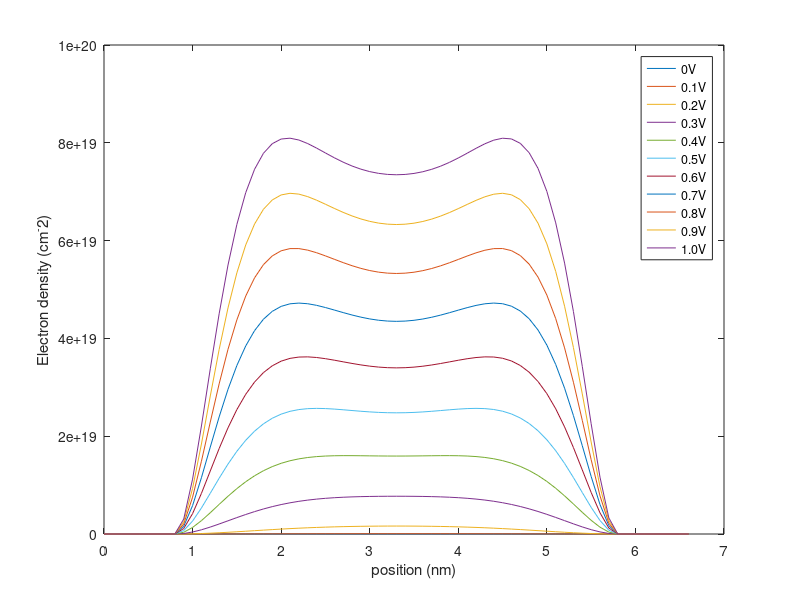

The MATLAB source for this figure:
clear;
q = 1.602192e-19; 
eps0 = 8.854187e-12; 
Delta_z = 0.1e-9;
m0 = 9.109383e-31 ;
N = 67; 
T=300.0;
hbar = 1.054571e-34;
k = 1.380662e-23;
ni = 1.075e16;
eps_si = 11.7; % Silicon relative permittivity
eps_ox = 3.9; % Silicon dioxide relative permittivity
Nacc = 1e24; % 1e18/cm^3, we can change it to 1e23,24,25 
Lx=100e-9;
Ly=100e-9;
interface1 = 9;
interface2 = 59;
Applied_Voltage = 0:0.1:1;
coef = Delta_z*Delta_z*q/eps0;
thermal = k*T/q;
phi=zeros(N,11);
phi(:,1) = 0.33374;
electron_S = zeros(N,11);
Ndensity=zeros(N,11);
res= zeros(N,1);
electron_P = zeros(N,11);
    for newton = 1:30
        res = zeros(N,1);
        Jaco = sparse(N,N);
        res(1,1) = phi(1,1) - 0.33374;
        res(N,1) = phi(N,1) - 0.33374;
        Jaco(1,1) = 1;
        Jaco(N,N) = 1;
     
        for i = 2:66
            if      (i< interface1 || i> interface2)
                res(i,1) = eps_ox*phi(i+1,1)-2*eps_ox*phi(i,1)+eps_ox*phi(i-1,1)-coef*(Nacc+ni*exp(phi(i,1)/thermal));
                Jaco(i,i-1) = eps_ox; 
                Jaco(i,i) = -2*eps_ox-coef*ni*exp(phi(i,1)/thermal)/thermal; 
                Jaco (i,i+1) = eps_ox;
            elseif  (i == interface1)
                res(i,1) = eps_si*phi(i+1,1)-(eps_si+eps_ox)*phi(i,1)+eps_ox*phi(i-1,1)-coef*(Nacc+ni*exp(phi(i,1)/thermal))*0.5;
                Jaco(i,i-1) = eps_ox; 
                Jaco(i,i) = -(eps_si+eps_ox)-coef*ni*exp(phi(i,1)/thermal)/thermal*0.5; 
                Jaco(i,i+1) = eps_si;
            elseif  (i == interface2)
                res(i,1) = eps_ox*phi(i+1,1)-(eps_ox+eps_si)*phi(i,1)+eps_si*phi(i-1,1)-coef*(Nacc+ni*exp(phi(i,1)/thermal))*0.5;
                Jaco(i,i-1) = eps_si; 
                Jaco(i,i) = -(eps_ox+eps_si)-coef*ni*exp(phi(i,1)/thermal)/thermal*0.5; 
                Jaco(i,i+1) = eps_ox;
            else
                res(i,1) = eps_si*phi(i+1,1)-2*eps_si*phi(i,1)+eps_si*phi(i-1,1)-coef*(Nacc+ni*exp(phi(i,1)/thermal));
                Jaco(i,i-1) = eps_si; 
                Jaco(i,i) = -2*eps_si-coef*ni*exp(phi(i,1)/thermal)/thermal; 
                Jaco(i,i+1) = eps_si;
            end
        end
        
        update = Jaco\(-res);
        phi(:,1) = phi(:,1) + update;

    
z=0.1*[0:(N-1)];
for j=1:11
     if j>1
        phi(:,j) = phi(:,j-1);
     end
    V(:,j) = - q*phi(:,j)+q*0.56 ;
    electron_S(:,j) = 0;
for valley=1:3
    if valley==1
        mxx=0.91*m0; myy=0.19*m0;  mzz=0.19*m0; 
    elseif valley==2
        mxx=0.19*m0; myy=0.91*m0;  mzz=0.19*m0;
    else
        mxx=0.19*m0; myy=0.19*m0;  mzz=0.91*m0;
    end

        
    H= zeros(49,49);
    H(1,1)=-2-2*mzz/(hbar)^2*Delta_z^2*V(interface1+1,1); H(1,2)=1;
    H(49,49)=-2; H(49,48)=1;
    for i=2:48
        H(i,i-1)=1;
        H(i,i)=-2-2*mzz/(hbar)^2*Delta_z^2*V(interface1+1,j);
        H(i,i+1)=1;
    end
    
    [Eigenvectors,Eigenvalues] = eig(H);
    [S_Ez,S_Index]= sort(diag(Eigenvalues)/(-2*mzz*Delta_z^2)*hbar^2);
    Eigenvector_S=Eigenvectors(:,S_Index);
    normalize=zeros(49,49);
    for n=1:49
        Wavefunc=Eigenvector_S(:,n).^2;
        Normal=sum(Wavefunc*Delta_z);
        Wavefunc=Wavefunc/Normal;
        subbandNumber = 2*2*Lx*Ly/(2*pi)*sqrt(mxx*myy)/(hbar^2)*(k*T)*log(1+exp(-S_Ez(n,1)/(k*T)));
        electron_S(interface1+1:interface2-1,j) = electron_S(interface1+1:interface2-1,j) + 1/(Lx*Ly)*subbandNumber*Wavefunc;
    end
    end
        
   
    for newtons = 1:30
        res = zeros(N,1);
        Jaco = sparse(N,N);
        res(1,1) = phi(1,j) - 0.33374-0.1*(j-1);
        res(N,1) = phi(N,j) - 0.33374-0.1*(j-1);
        Jaco(1,1) = 1;
        Jaco(N,N) = 1;
        for i = 2:66
            if      (i< interface1 || i> interface2)
                res(i,1) = eps_ox*phi(i+1,j)-2*eps_ox*phi(i,j)+eps_ox*phi(i-1,j)-coef*(Nacc+electron_S(i,j));
                Jaco(i,i-1) = eps_ox; 
                Jaco(i,i) = -2*eps_ox-coef*electron_S(i,j)/thermal; 
                Jaco(i,i+1) = eps_ox;
            elseif  (i == interface1)
                res(i,1) = eps_si*phi(i+1,j)-(eps_si+eps_ox)*phi(i,j)+eps_ox*phi(i-1,j)-coef*Nacc*0.5;
                Jaco(i,i-1) = eps_ox; 
                Jaco(i,i) = -(eps_si+eps_ox); 
                Jaco(i,i+1) = eps_si;
            elseif  (i == interface2)
                res(i,1) = eps_ox*phi(i+1,j)-(eps_ox+eps_si)*phi(i,j)+eps_si*phi(i-1,j)-coef*Nacc*0.5;
                Jaco(i,i-1) = eps_si; 
                Jaco(i,i) = -(eps_ox+eps_si); 
                Jaco(i,i+1) = eps_ox;
            else
                res(i,1) = eps_si*phi(i+1,j)-2*eps_si*phi(i,j)+eps_si*phi(i-1,j)-coef*(Nacc+electron_S(i,j));
                Jaco(i,i-1) = eps_si; 
                Jaco(i,i) = -2*eps_si-coef*electron_S(i,j)/thermal; 
                Jaco(i,i+1) = eps_si;
            end
        end

        update = Jaco\(-res);
        phi(:,j) = phi(:,j) + update;
        Max_P_Update = max(abs(update));
    
for m = interface1+1:interface2-1
        electron_S(m,j) =  electron_S(m,j)*exp(update(m,1)/(thermal));
end

    end
end
end

electron_S = electron_S/1e6;  
plot(z,electron_S);      

xlabel('position (nm)')
ylabel('Electron density (cm^-2)')
legend('0V','0.1V','0.2V','0.3V','0.4V','0.5V','0.6V','0.7V','0.8V','0.9V','1.0V');
